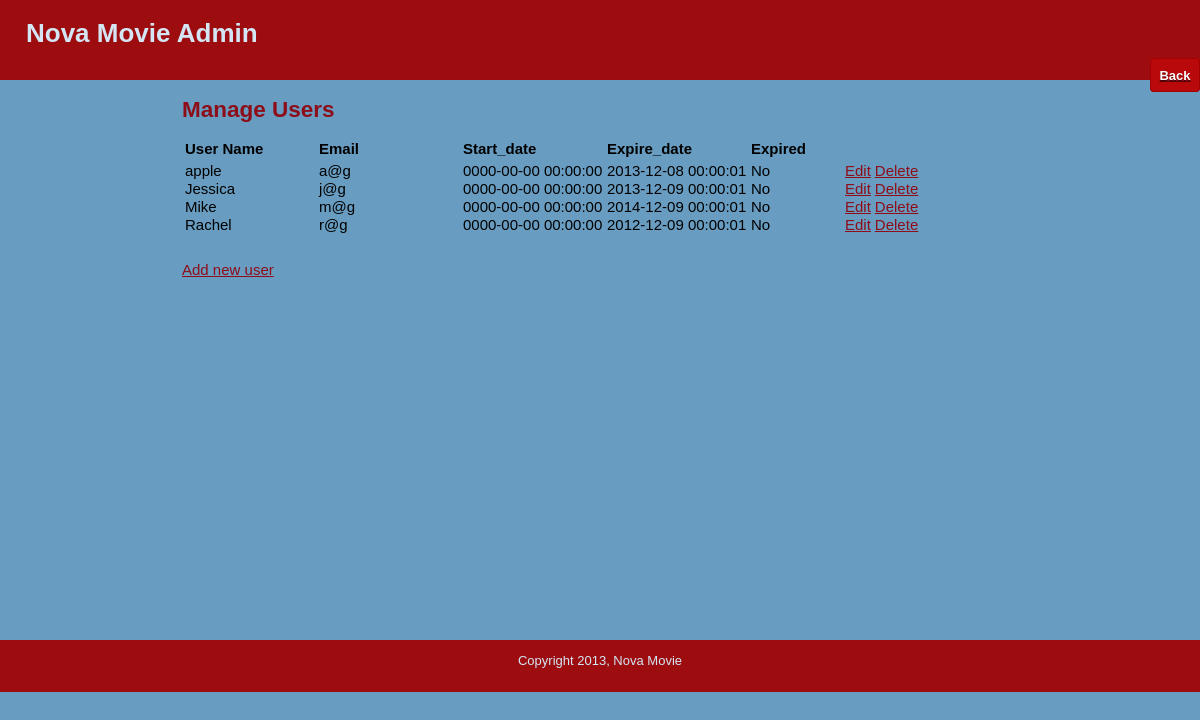
Page /public/manage_users.php (signed in) on the committed database.
### tables this page shows
CREATE TABLE user (
  id int Not NULL AUTO_INCREMENT,
  name MEDIUMTEXT Not NULL,  
  email varchar(255) not NULL,
  password MEDIUMTEXT not NULL,  
  start_date timestamp not NULL,
  expr_date timestamp not NULL,
  payment MEDIUMTEXT Default NULL,
  expired bit Default 0,   
  deleted bit default 0,  
  PRIMARY KEY (id),
  unique (email)
);

### includes/functions.php (called while the page is built, shortened)
<?php
	function find_all_users() {
		global $connection;
		$query  = "SELECT * ";
		$query .= "FROM user ";
		$query .= " ORDER BY name ";
		$user_set = mysqli_query($connection, $query);
		return $user_set;
	}
?>

### public/manage_users.php (the view, shortened to what this page needs)
<?php require_once("../includes/db_connection.php"); ?>
<?php require_once("../includes/functions.php"); ?>
<?php
  $user_set = find_all_users();
?>
<?php include("../includes/layouts/header.php"); ?>
<div class="hlinks">
   <a href="admin_dashboard.php"><span class="text">Back</span></a>
</div>
</div>
<div id="main">
  <div id="navigation">
  </div>
  <div id="page">
    <h2>Manage Users</h2>
    <table>
      <tr>
        <th style="text-align: left; width: 130px;">User Name</th>
        <th style="text-align: left; width: 140px;">Email</th>
        <th style="text-align: left; width: 140px;">Start_date</th>
        <th style="text-align: left; width: 140px;">Expire_date</th>
        <th style="text-align: left; width: 90px;">Expired</th>
      </tr>
    <?php while($user = mysqli_fetch_assoc($user_set)) { ?>
      <tr>
        <td><?php echo htmlentities($user["name"]); ?></td>
        <td><?php echo htmlentities($user["email"]); ?></td>
		<td><?php echo htmlentities($user["start_date"]); ?></td>
		<td><?php echo htmlentities($user["expr_date"]); ?></td>
		<td><?php if ($user["expired"]!=0){
			 echo "Yes";
	     	} else{
		     echo "No";
        	}?>
		</td>
        <td><a href="edit_user.php?id=<?php echo urlencode($user["id"]); ?>">Edit</a></td>
        <td><a href="delete_user.php?id=<?php echo urlencode($user["id"]); ?>" onclick="return confirm('Are you sure?');">Delete</a></td>
      </tr>
    <?php } ?>
    </table>
    <br></br>
    <a href="add_new_user.php">Add new user</a>
  </div>
</div>
<?php include("../includes/layouts/footer.php"); ?>

### public/stylesheets/public.css (style rules this page uses)
html { height: 100%; width: 100%; }
body { width: 100%; height: 100%; margin: 0; padding: 0; border: 0; font-family: Verdana, Arial, Helvetica, sans-serif; font-size: 13px; line-height: 15px; background: #689DC1; }
a { color: #8D0D19; }
#header .hlinks { float: right; }
#header .hlinks .text { border: 1px solid #A20103; border-radius: 4px 4px 4px 4px; color: white; padding: 8.5px; font-weight: 700; text-shadow: 0 1px 0 rgba(0,0,0,.5); background: #b9090b; }
#main { height: 560px; width: 100%; margin: 0; padding: 0; }
#navigation { float: left; width: 100px; height: 100%; margin: 0; padding: 0 2em; color: #9D0D10; }
#page { float: left; height: 100%; padding-left: 2em; vertical-align: top; font-size: 15px; line-height: 14px; }
#page h2 { color: #8D0D19; margin-top: 1em; }
td { height:14px; }
th { height:22px; }

### rows in the picture
user: name "apple", email "a@g", start_date "0000-00-00 00:00:00", expr_date "2013-12-08 00:00:01", expired "No"
user: name "Jessica", email "j@g", start_date "0000-00-00 00:00:00", expr_date "2013-12-09 00:00:01", expired "No"
user: name "Mike", email "m@g", start_date "0000-00-00 00:00:00", expr_date "2014-12-09 00:00:01", expired "No"
user: name "Rachel", email "r@g", start_date "0000-00-00 00:00:00", expr_date "2012-12-09 00:00:01", expired "No"
